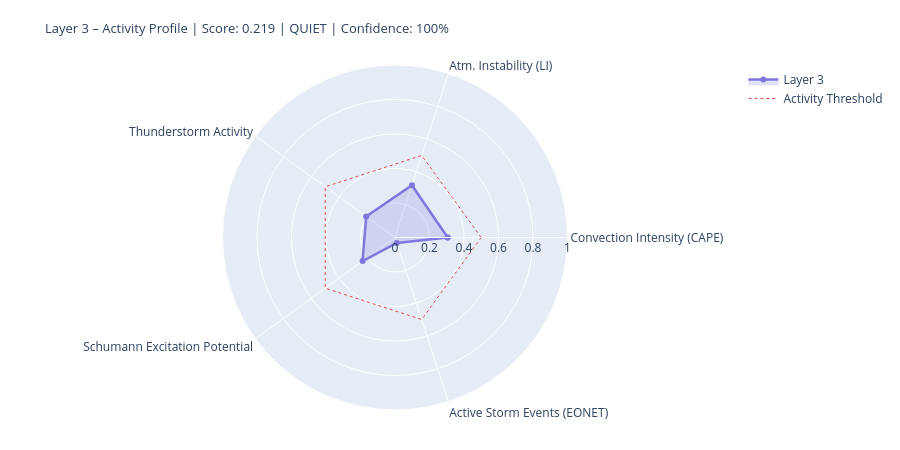

Write notebook code for a chart like this one.
### Markdown cell above
---
## 4. State Assessment & Handoff to Layer 4/5

### Code cell
# ============================================================
# LAYER-3-SCORE
# Five dynamic components
# ============================================================

def norm(v, lo, hi):
    if v is None or (isinstance(v, float) and math.isnan(v)): return None
    return round(max(0.0, min(1.0, (v - lo) / (hi - lo))), 4)

# --- 1) Convection intensity (global CAPE mean) ---
cape_mean = df_atm['cape'].dropna().mean() if not df_atm.empty else None
conv_score = norm(cape_mean, 0, 3000)
conv_src   = 'primary' if cape_mean is not None else 'missing'

# --- 2) Atmospheric instability (LI mean) ---
li_mean   = df_atm['li'].dropna().mean() if not df_atm.empty else None
# Negative LI = unstable → higher score
instab_score = norm(-li_mean if li_mean is not None else None, -6, 6)
instab_src   = 'primary' if li_mean is not None else 'missing'

# --- 3) Thunderstorm activity (mean thunder score + WMO count) ---
thunder_mean = df_atm['thunder_score'].mean() if not df_atm.empty else None
n_thunder    = int(df_atm['thunderstorm'].sum()) if not df_atm.empty else 0
thunder_score_val = norm(
    (thunder_mean or 0) * 0.7 + n_thunder * 0.1, 0, 1.0
) if thunder_mean is not None else None
thunder_src = 'primary'

# --- 4) Schumann excitation potential (weighted Schumann contribution) ---
schumann_pot = df_atm['schumann_contribution'].mean() if not df_atm.empty else None
# Boosted by Layer-2 thunderstorm trigger
if schumann_pot is not None and l2_thunder:
    schumann_pot = min(1.0, schumann_pot * 1.2)
schumann_score = norm(schumann_pot, 0, 1.0) if schumann_pot is not None else None
schumann_src   = 'derived'

# --- 5) Storm activity (NASA EONET) ---
# Distinction: None = data not loaded, 0.0 = loaded but no events
storm_score = None
storm_src   = 'missing'
if raw.get('storms') is not None:          # API reached successfully
    storm_score = norm(len(storm_events), 0, 30) if storm_events else 0.0
    storm_src   = 'primary'

# X-Ray and Kp: context only, not in dynamic score
# (X-Ray = Layer-0/4 driver; Kp = geomagnetic index, not a lightning proxy)
xray_context = None
if raw.get('xray'):
    df_xc = pd.DataFrame(raw['xray'])
    fc = next((c for c in df_xc.columns
               if any(k in c.lower() for k in ['flux','long']) and 'time' not in c.lower()),
              df_xc.columns[1])
    df_xc[fc] = pd.to_numeric(df_xc[fc], errors='coerce')
    xray_last = df_xc[fc].dropna().iloc[-1] if not df_xc[fc].dropna().empty else None
    if xray_last:
        xray_class = ('X' if xray_last>=1e-4 else 'M' if xray_last>=1e-5
                      else 'C' if xray_last>=1e-6 else 'B')
        xray_context = {'flux': float(xray_last), 'class': xray_class}
        print(f'X-Ray context: {xray_class}-class ({xray_last:.2e} W/m²)')

# --- Aggregate ---
COMPONENTS = {
    'Convection Intensity (CAPE)':  {'score': conv_score,       'source': conv_src,    'dynamic': True},
    'Atm. Instability (LI)':         {'score': instab_score,     'source': instab_src,  'dynamic': True},
    'Thunderstorm Activity':              {'score': thunder_score_val, 'source': thunder_src, 'dynamic': True},
    'Schumann Excitation Potential':   {'score': schumann_score,   'source': schumann_src,'dynamic': True},
    'Active Storm Events (EONET)': {'score': storm_score,      'source': storm_src,   'dynamic': True},
}

available   = {k: v['score'] for k, v in COMPONENTS.items() if v['score'] is not None}
unavailable = [k for k, v in COMPONENTS.items() if v['score'] is None]
layer3_score = round(sum(available.values()) / len(available), 4) if available else None
confidence   = round(len(available) / len(COMPONENTS), 2)
level = ('unknown' if layer3_score is None
         else 'quiet'   if layer3_score < 0.3
         else 'moderate' if layer3_score < 0.6
         else 'active')
dominant_l3 = max(available, key=available.get) if available else 'none'

# --- Ausgabe ---
W = 68
print('=' * W)
print('LAYER 3 – ATMOSPHERE / WEATHER / THUNDERSTORMS – STATE ASSESSMENT')
print('=' * W)
for name, comp in COMPONENTS.items():
    s = comp['score']
    if s is not None:
        bar = '█' * int(s * 20) + '░' * (20 - int(s * 20))
        print(f'  {name:<36} {bar}  {s:.3f}  [{comp["source"]}]')
    else:
        print(f'  {name:<36} {"─" * 20}  n/a   [missing]')
print('-' * W)
print(f'  Score:        {layer3_score:.3f}  ({len(available)}/{len(COMPONENTS)} components)')
print(f'  Confidence:   {confidence:.0%}')
print(f'  Level:        {level.upper()}')
print(f'  Dominant:     {dominant_l3}')
print(f'  CAPE mean:    {cape_mean:.0f} J/kg' if cape_mean else '  CAPE mean:    n/a')
print(f'  LI mean:      {li_mean:.1f} K' if li_mean is not None else '  LI mean:      n/a')
print(f'  Thunderstorms:{n_thunder} points (WMO)  +  {len(storm_events)} NASA EONET')
print('=' * W)

# Radar
cats   = list(available.keys())
vals_r = list(available.values())
if len(cats) >= 3:
    fig = go.Figure()
    fig.add_trace(go.Scatterpolar(
        r=vals_r + [vals_r[0]], theta=cats + [cats[0]],
        fill='toself', fillcolor='rgba(127,119,221,0.22)',
        line=dict(color='#7F77DD', width=2.5), name='Layer 3'
    ))
    fig.add_trace(go.Scatterpolar(
        r=[0.5] * (len(cats)+1), theta=cats + [cats[0]],
        line=dict(color='#E24B4A', dash='dot', width=1),
        mode='lines', name='Activity Threshold'
    ))
    fig.update_layout(
        title=dict(
            text=f'Layer 3 – Activity Profile | Score: {layer3_score:.3f} | {level.upper()} | Confidence: {confidence:.0%}',
            font=dict(size=13)
        ),
        polar=dict(radialaxis=dict(visible=True, range=[0, 1])),
        height=450, showlegend=True,
        margin=dict(l=60, r=60, t=65, b=40)
    )
    fig.show()

### Figure 1 — Plotly figure (JSON) as saved in the notebook; plotly's stock layout.template omitted (floating-point values rounded to 4 significant figures)
{"data": [{"fill": "toself", "fillcolor": "rgba(127,119,221,0.22)", "line": {"color": "#7F77DD", "width": 2.5}, "name": "Layer 3", "r": [0.3056, 0.3181, 0.2064, 0.2322, 0.0333, 0.3056], "theta": ["Convection Intensity (CAPE)", "Atm. Instability (LI)", "Thunderstorm Activity", "Schumann Excitation Potential", "Active Storm Events (EONET)", "Convection Intensity (CAPE)"], "type": "scatterpolar"}, {"line": {"color": "#E24B4A", "dash": "dot", "width": 1}, "mode": "lines", "name": "Activity Threshold", "r": [0.5, 0.5, 0.5, 0.5, 0.5, 0.5], "theta": ["Convection Intensity (CAPE)", "Atm. Instability (LI)", "Thunderstorm Activity", "Schumann Excitation Potential", "Active Storm Events (EONET)", "Convection Intensity (CAPE)"], "type": "scatterpolar"}], "layout": {"height": 450, "margin": {"b": 40, "l": 60, "r": 60, "t": 65}, "polar": {"radialaxis": {"range": [0, 1], "visible": true}}, "showlegend": true, "title": {"font": {"size": 13}, "text": "Layer 3 – Activity Profile | Score: 0.219 | QUIET | Confidence: 100%"}}}
